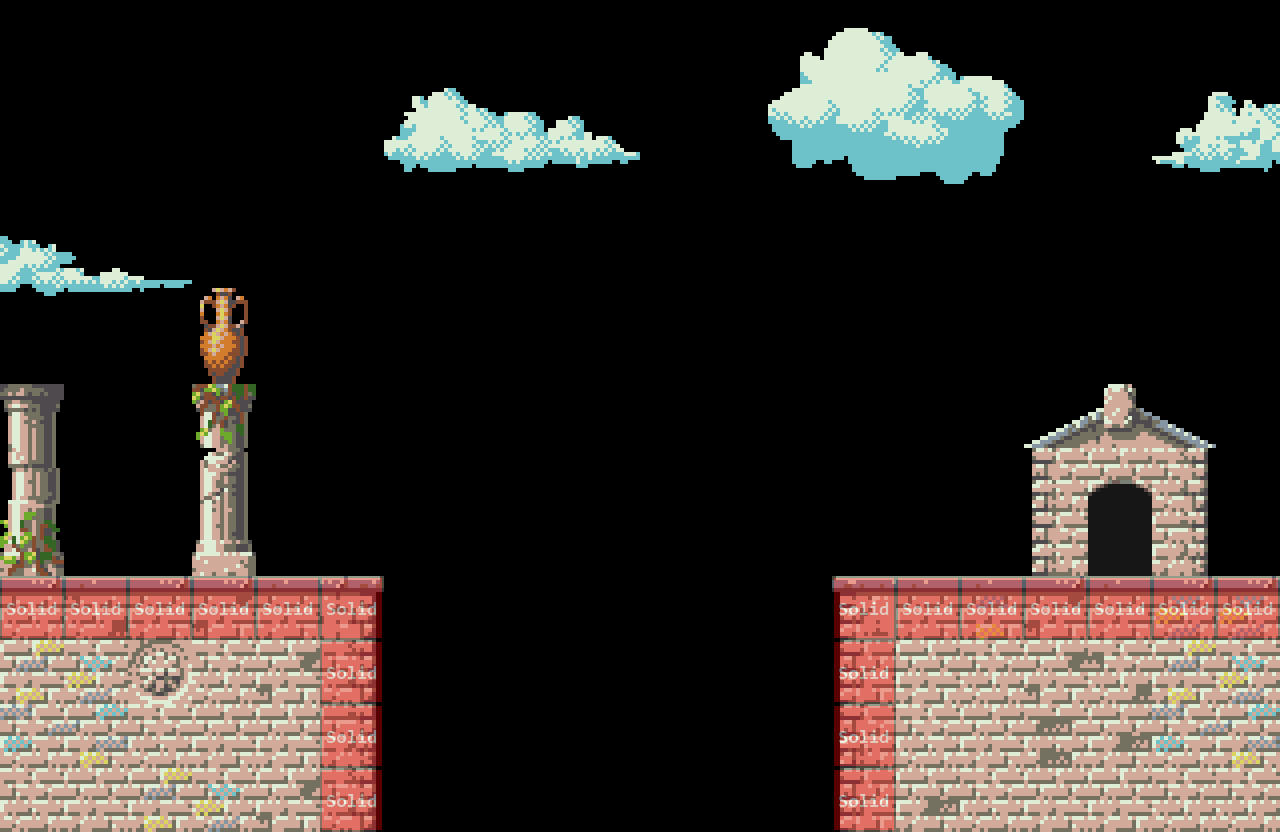

The image is a tile-based game level rendered from a .tmx file. Its description and source (layers, tilesets, objects; grid data summarised) follow:
An orthogonal 20x13 tile map with 64x64 px tiles, 5 tile layers (background2, background, level, foreground, ...), 2 tilesets and 3 objects (start, exit, float_shard).

<map version="1.0" orientation="orthogonal" width="20" height="13" tilewidth="64" tileheight="64">
 <properties>
  <property name="background_color" value="#000000" />
 </properties>
 <tileset firstgid="1" source="metatiles64x64.tsx" />
 <tileset firstgid="6" source="classical_ruin_tiles_64x64.tsx" />
 <layer name="background2" width="20" height="13">
  <data>[260 cells, 15 non-empty, 15 distinct tile ids]</data>
 </layer>
 <layer name="background" width="20" height="13">
  <data>[260 cells, 36 non-empty, 27 distinct tile ids]</data>
 </layer>
 <layer name="level" width="20" height="13">
  <data>[260 cells, 59 non-empty, 33 distinct tile ids]</data>
 </layer>
 <objectgroup color="#73ff00" name="Entities" width="20" height="13">
  <object name="start" type="start" x="64" y="512" width="64" height="64" />
  <object name="exit" type="exit" x="1088" y="512" width="64" height="64" />
  <object name="float_shard" type="float_shard" x="320" y="512" width="64" height="64" />
 </objectgroup>
 <layer name="foreground" width="20" height="13">
  <data>[260 cells, 0 non-empty, 0 distinct tile ids]</data>
 </layer>
 <layer name="collision" width="20" height="13" opacity="0.35">
  <data>[260 cells, 19 non-empty, 1 distinct tile ids]</data>
 </layer>
</map>